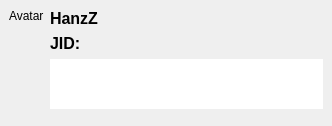
<ui version="4.0" >
 <class>RosterToolTip</class>
 <widget class="QWidget" name="RosterToolTip" >
  <property name="geometry" >
   <rect>
    <x>0</x>
    <y>0</y>
    <width>332</width>
    <height>126</height>
   </rect>
  </property>
  <property name="windowTitle" >
   <string>Form</string>
  </property>
  <layout class="QGridLayout" >
   <property name="margin" >
    <number>9</number>
   </property>
   <property name="spacing" >
    <number>6</number>
   </property>
   <item rowspan="2" row="0" column="1" >
    <layout class="QVBoxLayout" >
     <property name="margin" >
      <number>0</number>
     </property>
     <property name="spacing" >
      <number>6</number>
     </property>
     <item>
      <widget class="QLabel" name="nickname" >
       <property name="text" >
        <string>&lt;html>&lt;head>&lt;meta name="qrichtext" content="1" />&lt;style type="text/css">
p, li { white-space: pre-wrap; }
&lt;/style>&lt;/head>&lt;body style=" font-family:'DejaVu Sans'; font-size:12pt; font-weight:400; font-style:normal; text-decoration:none;">
&lt;p style=" margin-top:0px; margin-bottom:0px; margin-left:0px; margin-right:0px; -qt-block-indent:0; text-indent:0px;">&lt;span style=" font-weight:600;">HanzZ&lt;/span>&lt;/p>&lt;/body>&lt;/html></string>
       </property>
      </widget>
     </item>
     <item>
      <widget class="QLabel" name="jid" >
       <property name="sizePolicy" >
        <sizepolicy>
         <hsizetype>7</hsizetype>
         <vsizetype>5</vsizetype>
         <horstretch>0</horstretch>
         <verstretch>0</verstretch>
        </sizepolicy>
       </property>
       <property name="text" >
        <string>&lt;html>&lt;head>&lt;meta name="qrichtext" content="1" />&lt;style type="text/css">
p, li { white-space: pre-wrap; }
&lt;/style>&lt;/head>&lt;body style=" font-family:'DejaVu Sans'; font-size:12pt; font-weight:400; font-style:normal; text-decoration:none;">
&lt;p style=" margin-top:0px; margin-bottom:0px; margin-left:0px; margin-right:0px; -qt-block-indent:0; text-indent:0px;">&lt;span style=" font-weight:600;">JID:&lt;/span>&lt;/p>&lt;/body>&lt;/html></string>
       </property>
      </widget>
     </item>
     <item>
      <widget class="QTextBrowser" name="status" >
       <property name="sizePolicy" >
        <sizepolicy>
         <hsizetype>1</hsizetype>
         <vsizetype>1</vsizetype>
         <horstretch>0</horstretch>
         <verstretch>0</verstretch>
        </sizepolicy>
       </property>
       <property name="maximumSize" >
        <size>
         <width>16777215</width>
         <height>50</height>
        </size>
       </property>
       <property name="frameShape" >
        <enum>QFrame::NoFrame</enum>
       </property>
       <property name="frameShadow" >
        <enum>QFrame::Plain</enum>
       </property>
       <property name="lineWidth" >
        <number>0</number>
       </property>
       <property name="openExternalLinks" >
        <bool>true</bool>
       </property>
      </widget>
     </item>
     <item>
      <spacer>
       <property name="orientation" >
        <enum>Qt::Vertical</enum>
       </property>
       <property name="sizeHint" >
        <size>
         <width>20</width>
         <height>1</height>
        </size>
       </property>
      </spacer>
     </item>
    </layout>
   </item>
   <item row="0" column="0" >
    <widget class="QLabel" name="label" >
     <property name="maximumSize" >
      <size>
       <width>16777215</width>
       <height>64</height>
      </size>
     </property>
     <property name="text" >
      <string>Avatar</string>
     </property>
    </widget>
   </item>
   <item row="1" column="0" >
    <spacer>
     <property name="orientation" >
      <enum>Qt::Vertical</enum>
     </property>
     <property name="sizeHint" >
      <size>
       <width>20</width>
       <height>1</height>
      </size>
     </property>
    </spacer>
   </item>
  </layout>
 </widget>
 <resources/>
 <connections/>
</ui>
